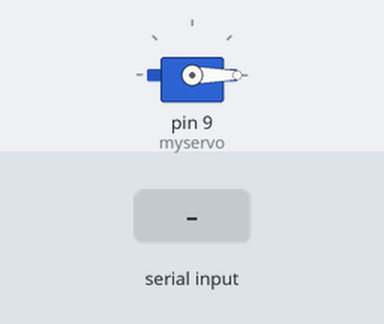
A sketch run on a simulated Arduino Uno, built with avr-gcc and run on an emulated ATmega328P. On the bench: servo. The test bench sets the inputs (shaded band).

Above: at 1.2 s.
1.3 s: "90,45\n" received over Serial
At 2.4 s:
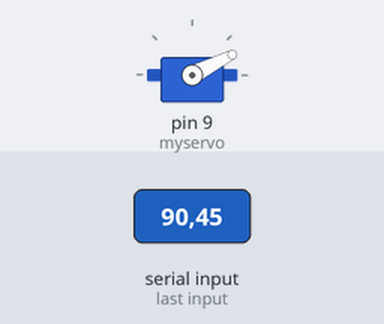
4.3 s: "200\n" received over Serial
At 6.5 s:
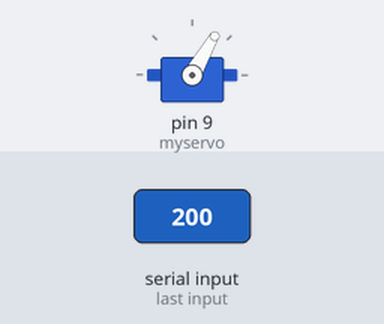
6.8 s: "90\n" received over Serial
At 8.4 s:
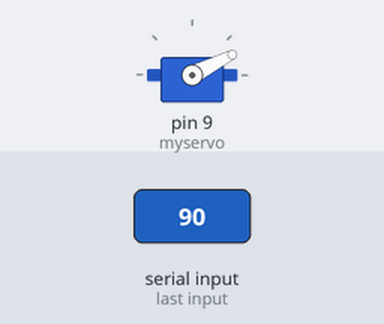
9.3 s: "1,90\n" received over Serial
At 9.6 s:
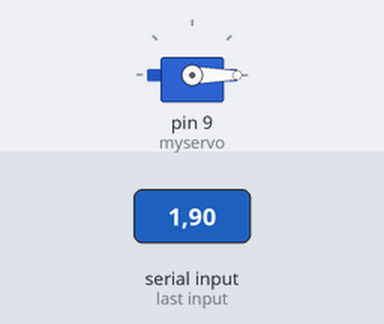
10.8 s: "30,150\n" received over Serial
At 12.8 s:
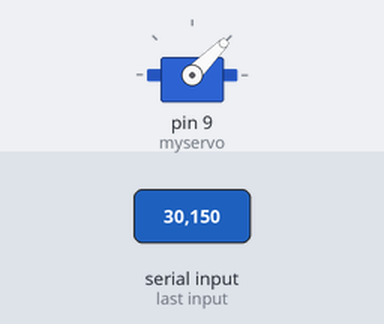
Timing chart, 0 to 14.3 s (numbered marks = the images above; inputs shaded):
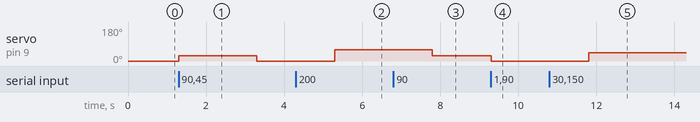

Measured:
- after the input at 1.3 s, servo on pin 9 (myservo): 0° → 27° at once, → 0° 2.0 s later
- after the input at 4.3 s, servo on pin 9 (myservo): 0° → 60° after 1.0 s
- after the input at 6.8 s, servo on pin 9 (myservo): 60° → 27° after 1.0 s
- after the input at 9.3 s, servo on pin 9 (myservo): 27° → 0° at once
- after the input at 10.8 s, servo on pin 9 (myservo): 0° → 45° after 1.0 s

The sketch:

mover_servo-deProcessing.ino
```cpp
#include <Servo.h>

Servo myservo;

int posX,posY;

void setup() {
  // put your setup code here, to run once:

  Serial.begin(9600);
  myservo.attach(9);

}

void loop() {
  // put your main code here, to run repeatedly:

int val=map(posX,0,600,0,180);
   myservo.write(val);
   //delay(50);

}


void serialEvent() {

if (Serial.available())
 {
  posX = Serial.parseInt();
  posY = Serial.parseInt();
 }
}
```
